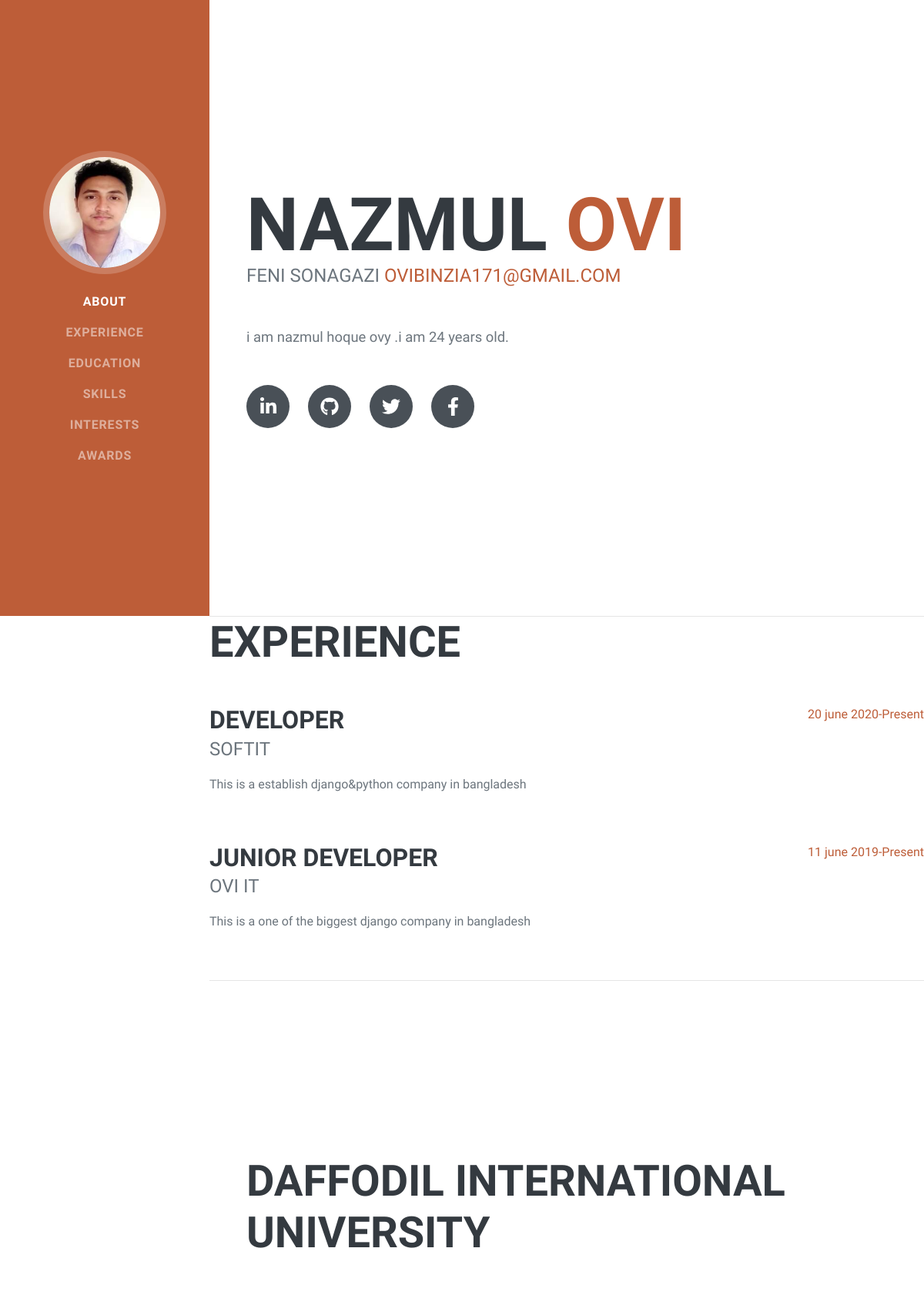
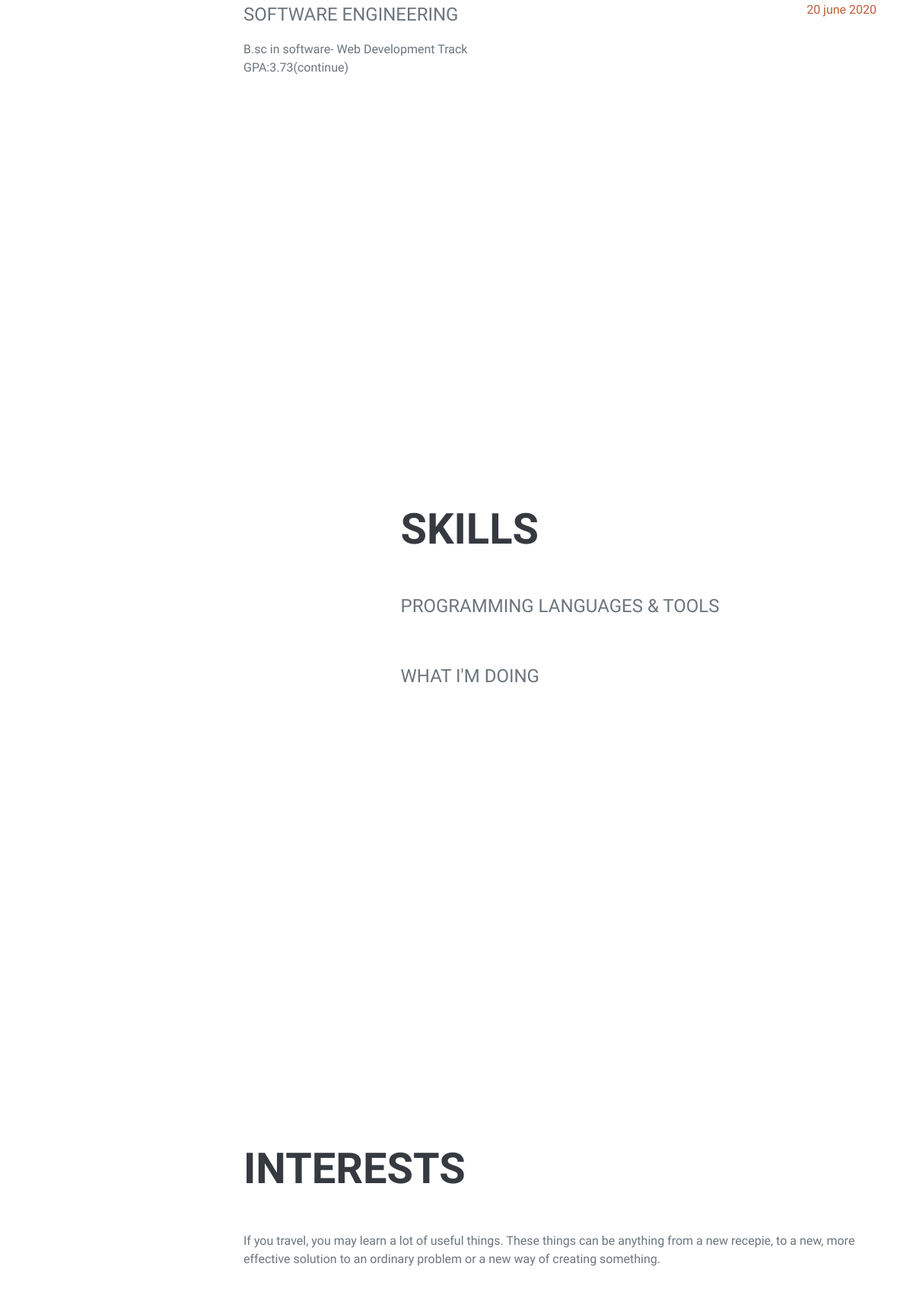
The page / (upper part) on the database its author committed (2 pictures, top to bottom).
### cv/models.py (models this page shows, shortened)
class About(models.Model):
    firstName = models.CharField(max_length=30, blank=True, null=True)
    lastName = models.CharField(max_length=30, blank=True, null=True)
    Address = models.CharField(max_length=100, blank=True, null=True)
    email = models.EmailField(blank=True, null=True)
    aboutMe = models.TextField(blank=True, null=True)
    fackebook = models.CharField(max_length=100, blank=True, null=True)
    twitter = models.CharField(max_length=100, blank=True, null=True)
    linkedin = models.CharField(max_length=100, blank=True, null=True)
    github = models.CharField(max_length=100, blank=True, null=True)
    created_at = models.DateTimeField(auto_now_add=True)
    updated_at = models.DateTimeField(auto_now=True)
    class Meta:
        ordering = ["firstName", "-updated_at"]

class Experience(models.Model):
    title = models.CharField(max_length=100,  blank=True, null=True)
    companyName = models.CharField(max_length=70,  blank=True, null=True)
    aboutCompany = models.TextField(blank=True, null=True)
    year = models.CharField(max_length=50,  blank=True, null=True)
    created_at = models.DateTimeField(auto_now_add=True)
    updated_at  = models.DateTimeField(auto_now=True)
    class Meta:
        ordering = ["title", "year", "-updated_at"]

class Education(models.Model):
    name = models.CharField(max_length=200)
    dept = models.CharField(max_length=70, blank=True, null=True)
    group = models.CharField(max_length=30, blank=True, null=True)
    gpa = models.CharField(max_length=50, blank=True, null=True)
    year = models.CharField(max_length=50, blank=True, null=True)
    created_at = models.DateTimeField(auto_now_add=True)
    updated_at = models.DateTimeField(auto_now=True)
    class Meta:
        ordering = ["name", "group", "-updated_at"]

class Interest(models.Model):
    myInterest  = models.TextField(blank=True, null=True)
    created_at  = models.DateTimeField(auto_now_add=True)
    updated_at  = models.DateTimeField(auto_now=True)
    class Meta:
        ordering = ["myInterest", "-updated_at"]

### cv/views.py (the view)
# urls.py: path('',views.index,name="index"),
def index(request):
    about=About.objects.all()
    experience=Experience.objects.all()
    education=Education.objects.all()
    skil = Skill.objects.all()
    interest = Interest.objects.all()
    awrd = Award.objects.all()
    context={
        'about':about,
        'experience':experience,
        'education':education,
        'skil':skil,
        'interest':interest,
        'awrd':awrd
    }
    return render(request,'index.html',context)

### templates/index.html (shortened to what this page needs)
{% load static %}
{% block content %}
<!DOCTYPE html>
<html lang="en">
<head>
        <link href="{% static 'css/styles.css' %}" rel="stylesheet" />
    </head>
<body>
<body id="page-top">
        <nav class="navbar navbar-expand-lg navbar-dark bg-primary fixed-top" id="sideNav">
            <a class="navbar-brand js-scroll-trigger" href="#page-top"
                ><span class="d-block d-lg-none">Clarence Taylor</span><span class="d-none d-lg-block"><img class="img-fluid img-profile rounded-circle mx-auto mb-2" src="{% static 'assets/img/ovi.jpg' %}" alt="" /></span></a
            >
            <div class="collapse navbar-collapse" id="navbarSupportedContent">
                <ul class="navbar-nav">
                    <li class="nav-item"><a class="nav-link js-scroll-trigger" href="#about">About</a></li>
                    <li class="nav-item"><a class="nav-link js-scroll-trigger" href="#experience">Experience</a></li>
                    <li class="nav-item"><a class="nav-link js-scroll-trigger" href="#education">Education</a></li>
                    <li class="nav-item"><a class="nav-link js-scroll-trigger" href="#skills">Skills</a></li>
                    <li class="nav-item"><a class="nav-link js-scroll-trigger" href="#interests">Interests</a></li>
                    <li class="nav-item"><a class="nav-link js-scroll-trigger" href="#awards">Awards</a></li>
                </ul>
            </div>
        </nav>
        <div class="container-fluid p-0">
            {% for about in about %}
            <section class="resume-section" id="about">
                <div class="resume-section-content">
                    <h1 class="mb-0">{{about.firstName}} <span class="text-primary">{{about.lastName}}</span></h1>
                    <div class="subheading mb-5">{{about.Address}} <a href="http://{{about.email}}">{{about.email}}</a></div>
                    <p class="lead mb-5">{{about.aboutMe}}</p>
                    <div class="social-icons">
                        <a class="social-icon" href="http://{{about.linkedin}}"><i class="fab fa-linkedin-in"></i></a><a class="social-icon" href="http://{{about.github}}"><i class="fab fa-github"></i></a><a class="social-icon" href="http://{{about.twitter}}"><i class="fab fa-twitter"></i></a><a class="social-icon" href="http://{{about.fackebook}}"><i class="fab fa-facebook-f"></i></a>
                    </div>
                </div>
                {% endfor %}
            </section>
             <hr class="m-0" />
            <div class="resume-section" id="experience">
                <div class="resume-section-content">
                    <h2 class="mb-5">Experience</h2>
                    {% for exc in experience %}
                    <div class="d-flex flex-column flex-md-row justify-content-between mb-5">
                        <div class="flex-grow-1">
                            <h3 class="mb-0">{{exc.title}}</h3>
                            <div class="subheading mb-3">{{exc.companyName}}</div>
                            <p>{{exc.aboutCompany}}</p>
                        </div>
                        <div class="flex-shrink-0"><span class="text-primary">{{exc.year}}-Present</span></div>
                    </div>
                </div>
                {% endfor %}
            </div>
            <hr class="m-0" />
            <section class="resume-section" id="education">
                <div class="resume-section-content">
                    {% for edu in education %}
                    <h2 class="mb-5">{{edu.name}}</h2>
                    <div class="d-flex flex-column flex-md-row justify-content-between mb-5">
                        <div class="flex-grow-1">
                            <div class="subheading mb-3">{{edu.dept}}</div>
                            <div>{{edu.group}}- Web Development Track</div>
                            <p>GPA:{{edu.gpa}}</p>
                        </div>
                        <div class="flex-shrink-0"><span class="text-primary">{{edu.year}}</span></div>
                    </div>
                    {% endfor %}
                </div>
            </section>
 <section class="resume-section p-3 p-lg-5 d-flex flex-column" id="skills">
      <div class="my-auto">
        <h2 class="mb-5">Skills</h2>
        <div class="subheading mb-3">Programming Languages &amp; Tools</div>
        <ul class="list-inline list-icons">
        </ul>
        <div class="subheading mb-3">WHAT I'M DOING</div>
      </div>
    </section>
             <section class="resume-section" id="interests">
                <div class="resume-section-content">
                    {% for inter in interest %}
                    <h2 class="mb-5">Interests</h2>
                    <p>{{inter.myInterest}}</p>
                     </div>
                 {% endfor %}
            </section>
</body>
</html>
{% endblock %}

### rows shown on the page
About: firstName "NAZMUL", lastName "OVI", Address "FENI SONAGAZI", email "OVIBINZIA171@GMAIL.COM", aboutMe "i am nazmul hoque ovy .i am 24 years old."
Experience: title "DEVELOPER", companyName "SOFTIT", aboutCompany "This is a establish django&python company in bangladesh", year "20 june 2020"
Experience: title "JUNIOR DEVELOPER", companyName "OVI IT", aboutCompany "This is a one of the biggest django company in bangladesh", year "11 june 2019"
Education: name "DAFFODIL INTERNATIONAL UNIVERSITY", dept "SOFTWARE ENGINEERING", group "B.sc in software", gpa "3.73(continue)", year "20 june 2020"
Interest: myInterest "If you travel, you may learn a lot of useful things. These things can be anything from a new recepie, to a new, more effective solution to an ordinary problem or a new way of creating something."
